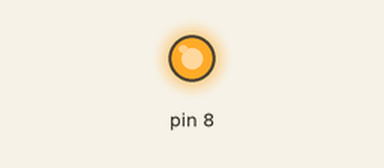
Recording of a sketch running on a simulated Arduino Uno, built with avr-gcc and run on an emulated ATmega328P. Parts: output pins drawn as LEDs (lit = HIGH).

Above: at 1.5 s.
At 4.0 s:
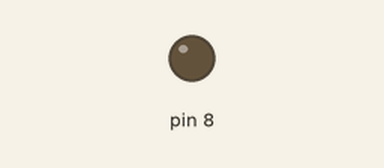
Timing chart, 0 to 6.5 s (numbered marks = the images above):
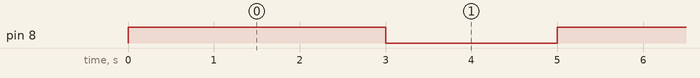

Measured:
- by itself, pin 8: alternates HIGH for 3.0 s and LOW for 2.0 s

The sketch:

01.blink.ino
```cpp
void setup() {
  pinMode(8, OUTPUT);
}

void loop() {
  digitalWrite(8, HIGH);
  delay(3000);
  digitalWrite(8, LOW);
  delay(2000);
}
```
